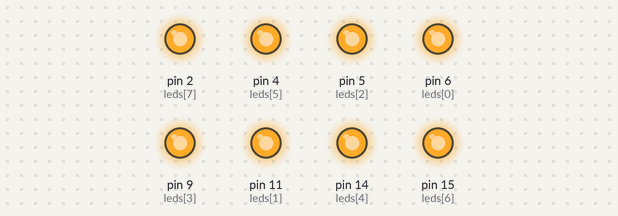
This sketch was run on a simulated Arduino Uno, built with avr-gcc and run on an emulated ATmega328P. On the bench: output pins drawn as LEDs (lit = HIGH). Pins used as bus, display or sensor lines are not drawn.

Above: at 0.2 s.
At 3.72 s:
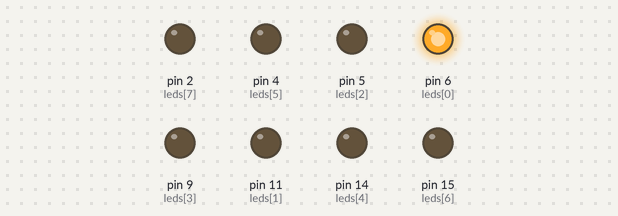
At 4.04 s:
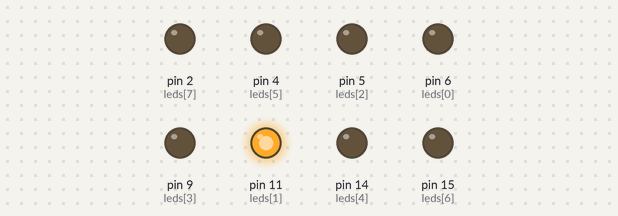
At 4.36 s:
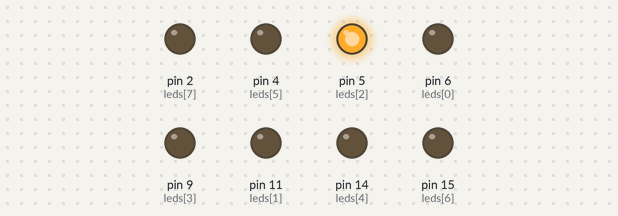
At 5.32 s:
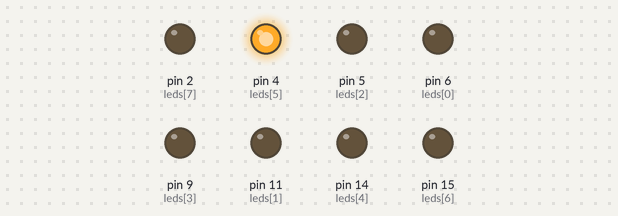
At 6.8 s:
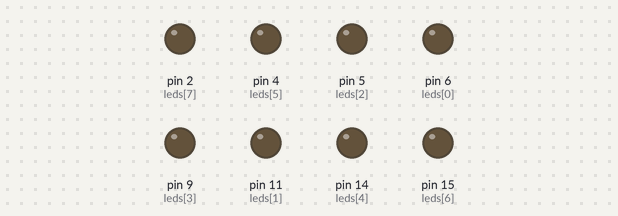
Timing chart, 0 to 8.0 s (numbered marks = the images above):
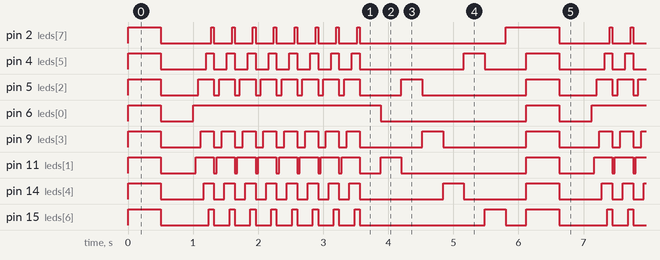

The sketch:

19-Matrix.ino
```cpp
/*
 * Matrix
 * 点阵屏显示驱动
 */
int leds[8] = {6, 11, 5, 9, 14, 4, 15, 2}; //点阵屏正极引脚
int gnds[8] = {10, 16, 17, 7, 3, 8, 12, 13}; //点阵屏负极引脚


void setup() {
  for (int i = 0; i < 8; i++)
  {
    pinMode(leds[i], OUTPUT);
    pinMode(gnds[i], OUTPUT);
    digitalWrite(gnds[i], HIGH); //负极引脚拉高，熄灭所有LED
  }
}

void ledopen()
{
  for (int i = 0; i < 8; i++)//将点阵屏正极拉高，负极拉低，开启显示
  {
    digitalWrite(leds[i], HIGH);
    digitalWrite(gnds[i], LOW);
  }
}

void ledclean()
{
  for (int i = 0; i < 8; i++)//将点阵屏正极ladies，负极拉高，关断显示
  {
    digitalWrite(leds[i], LOW);
    digitalWrite(gnds[i], HIGH);
  }
}

//逐列扫描
void ledCol()
{
  for (int i = 0 ; i < 8; i++)
  {
    digitalWrite(gnds[i], LOW);
    for (int j = 0; j < 8; j++)
    {
      digitalWrite(leds[j], HIGH);
      delay(40);
    }
    digitalWrite(gnds[i], HIGH);
    ledclean();
  }
}

//逐行扫描
void ledRow()
{
  for (int i = 0 ; i < 8; i++)
  {
    digitalWrite(leds[i], HIGH);
    for (int j = 0; j < 8; j++)
    {
      digitalWrite(gnds[j], LOW);
      delay(40);
    }
    digitalWrite(leds[i], LOW);
    ledclean();
  }
}

void loop() {

  ledopen(); //全部打开
  delay(500);
  ledclean(); //全部关闭
  delay(500);
  ledCol(); //列扫描
  ledRow(); //行扫描

}
```

Measured:
- by itself, pin 2 (leds[7]): repeats every 6.1 s: LOW 0.78 s, 7 × (HIGH 0.04 s, LOW 0.28 s), HIGH 0.04 s, LOW 2.2 s, HIGH 0.82 s
- by itself, pin 6 (leds[0]): repeats every 6.1 s: LOW 0.50 s, HIGH 2.9 s, LOW 2.2 s, HIGH 0.50 s
- by itself, pin 4 (leds[5]): repeats every 6.1 s: LOW 0.70 s, 7 × (HIGH 0.12 s, LOW 0.20 s), HIGH 0.12 s, LOW 1.6 s, HIGH 0.32 s, LOW 0.64 s, HIGH 0.50 s
- by itself, pin 5 (leds[2]): repeats every 6.1 s: LOW 0.58 s, 7 × (HIGH 0.24 s, LOW 0.08 s), HIGH 0.24 s, LOW 0.64 s, HIGH 0.32 s, LOW 1.6 s, HIGH 0.50 s
